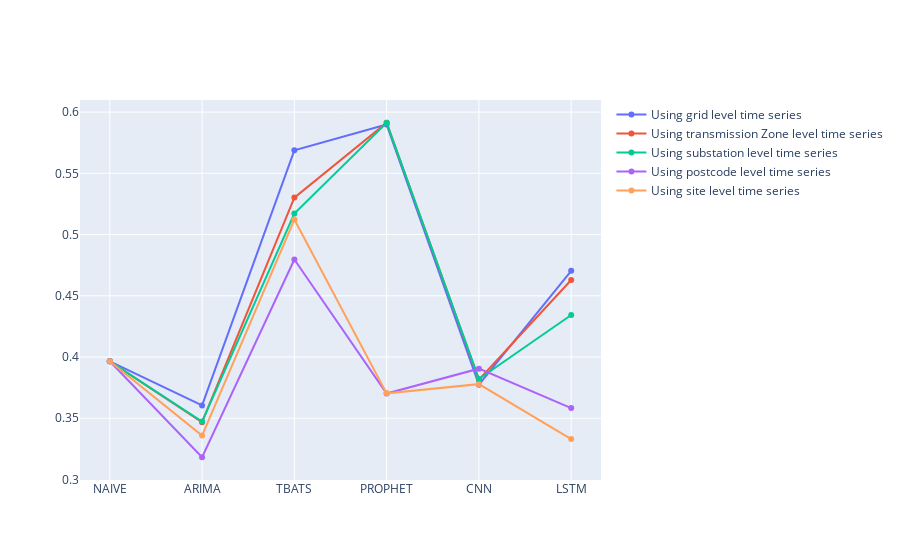

The notebook cell this image was saved under:
### Code cell
# lets draw a line plot

line_plot = go.Figure()
line_plot.add_trace(go.Scatter(x = nrmse_final_results.index, y =nrmse_final_results['Grid'], name = "Using grid level time series"))
line_plot.add_trace(go.Scatter(x = nrmse_final_results.index, y =nrmse_final_results['TL - Aggregated'], name = "Using transmission Zone level time series"))
line_plot.add_trace(go.Scatter(x = nrmse_final_results.index, y =nrmse_final_results['SUB - Aggregated'], name = "Using substation level time series"))
line_plot.add_trace(go.Scatter(x = nrmse_final_results.index, y =nrmse_final_results['PC - Aggregated'], name = "Using postcode level time series"))
line_plot.add_trace(go.Scatter(x = nrmse_final_results.index, y =nrmse_final_results['Site - Aggregated'], name = "Using site level time series"))

### Figure 1 — Plotly figure (JSON) as saved in the notebook; plotly's stock layout.template omitted (floating-point values rounded to 4 significant figures)
{"data": [{"name": "Using grid level time series", "type": "scatter", "x": ["NAIVE", "ARIMA", "TBATS", "PROPHET", "CNN", "LSTM"], "y": [0.3965, 0.3605, 0.5688, 0.5898, 0.3774, 0.4704]}, {"name": "Using transmission Zone level time series", "type": "scatter", "x": ["NAIVE", "ARIMA", "TBATS", "PROPHET", "CNN", "LSTM"], "y": [0.3965, 0.3467, 0.5302, 0.5913, 0.3815, 0.4629]}, {"name": "Using substation level time series", "type": "scatter", "x": ["NAIVE", "ARIMA", "TBATS", "PROPHET", "CNN", "LSTM"], "y": [0.3965, 0.3473, 0.5172, 0.5913, 0.3821, 0.4343]}, {"name": "Using postcode level time series", "type": "scatter", "x": ["NAIVE", "ARIMA", "TBATS", "PROPHET", "CNN", "LSTM"], "y": [0.3965, 0.3181, 0.4796, 0.3702, 0.3905, 0.3583]}, {"name": "Using site level time series", "type": "scatter", "x": ["NAIVE", "ARIMA", "TBATS", "PROPHET", "CNN", "LSTM"], "y": [0.3965, 0.3358, 0.5122, 0.3703, 0.3778, 0.333]}], "layout": {}}
